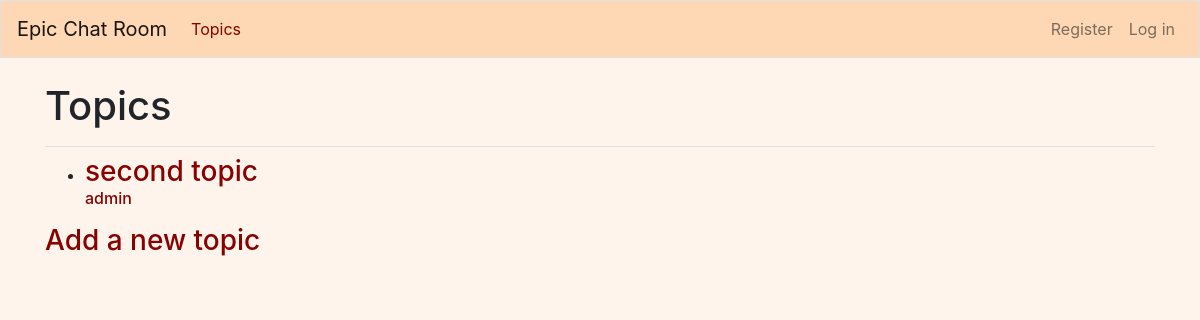
/topics/, run on an earlier commit of the app's database.
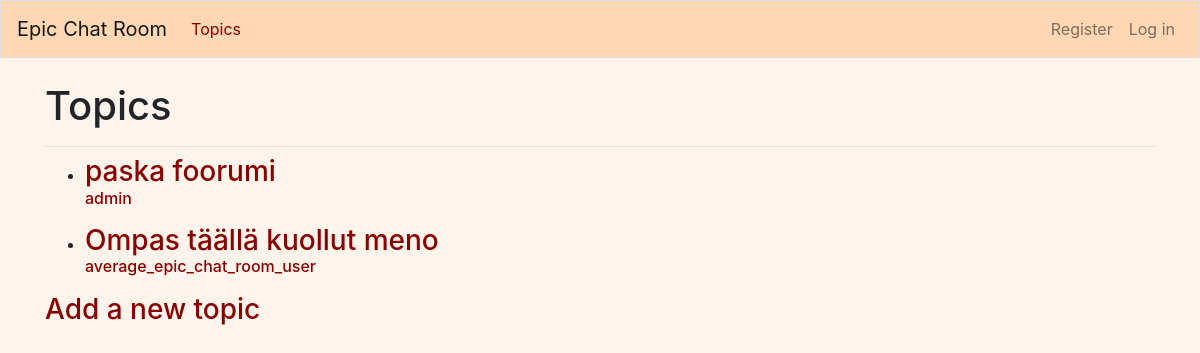
And on a later commit of the database.
### epic_chat_room/models.py (models this page shows)
class Topic(models.Model):
    title = models.CharField(max_length=200)
    text = models.TextField()
    date_added = models.DateTimeField(auto_now_add=True)
    date_modified = models.DateTimeField(auto_now=True)
    owner = models.ForeignKey(User, on_delete=models.CASCADE)
    def __str__(self):
        return f"{self.title}"

### epic_chat_room/views.py (the view)
# urls.py: path('topics/', views.topics, name='topics'),
def topics(request):
    topics = Topic.objects.order_by('date_modified')
    context = {'topics': topics}
    return render(request, 'epic_chat_room/topics.html', context)

### epic_chat_room/templates/epic_chat_room/topics.html
{% extends "epic_chat_room/base.html" %}
{% block page_header %}
  <h1>Topics</h1>
{% endblock page_header %}
{% block content %}
  <ul>
    {% for topic in topics %}
      <li><h3 style="-webkit-text-fill-color: #880202">
        <a href="{% url 'epic_chat_room:topic' topic.id %}"
        >{{ topic }}
        </a>
        <p style="font-size:medium">{{topic.owner}}</p>
      </h3></li>
    {% empty %}
      <li><h3>No topics have been added yet.</h3></li>
    {% endfor %}
  </ul>
  <h3 style="-webkit-text-fill-color: #880202"><a href="{% url 'epic_chat_room:new_topic' %}">Add a new topic</a></h3>
{% endblock content %}

### epic_chat_room/templates/epic_chat_room/base.html (shortened to what this page needs)
{% load bootstrap4 %}
<!doctype html>
<html lang="en">
<head>
  {% bootstrap_css %}
</head>
<body style="background-color: #fff4eb">
  <nav class="navbar navbar-expand-md navbar-light mb-4 border" style="background-color:#FED8B4">
    <a class="navbar-brand" href="{% url 'epic_chat_room:index'%}">
       Epic Chat Room</a>
    <div class="collapse navbar-collapse" id="navbarCollapse">
      <ul class="navbar-nav mr-auto">
        <li class="nav-item">
          <a class="nav-link" href="{% url 'epic_chat_room:topics'%}" style="-webkit-text-fill-color: #880202">
              Topics</a></li>
      </ul>
      <ul class="navbar-nav ml-auto">
        {% if user.is_authenticated %}
          <li class="nav-item">
            <span class="navbar-text"}>Hello, {{ user.username }}.</span>
          </li>
          <li class="nav-item">
            <a class="nav-link" href="{% url 'users:logout' %}">Log out</a>
          </li>
        {% else %}
          <li class="nav-item">
            <a class="nav-link" href="{% url 'users:register' %}">Register</a>
          </li>
          <li class="nav-item">
            <a class="nav-link" href="{% url 'users:login' %}">Log in</a></li>
        {% endif %}
      </ul>
    </div>
  </nav>
<main role="main" class="container">
    <div class="pb-2 mb-2 border-bottom">
      {% block page_header %}{% endblock page_header %}
    </div>
    <div>
      {% block content %}{% endblock content %}
    </div>
  </main>
</body>
</html>

What changed in the data, as far as the page shows it:
removed Topic: title "second topic", owner "admin"
added Topic: title "paska foorumi", owner "admin"
added Topic: title "Ompas täällä kuollut meno", owner "average_epic_chat_room_user"
